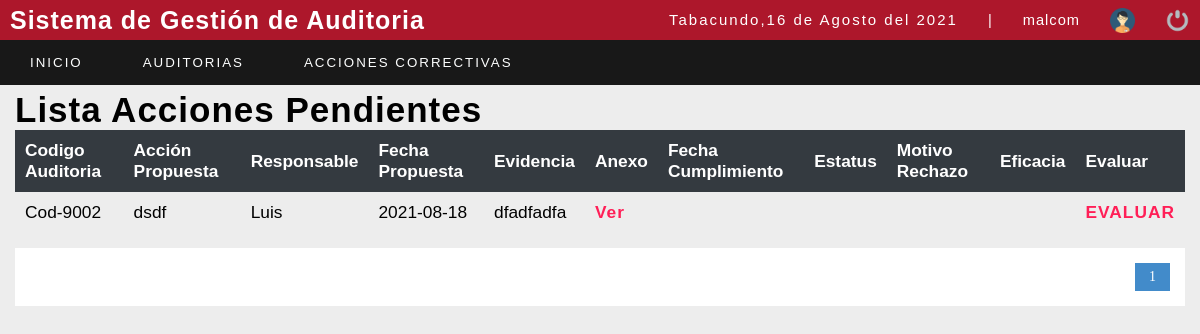
The page /sistema/lista_accionespendientes.php (signed in) on the database as committed earlier.
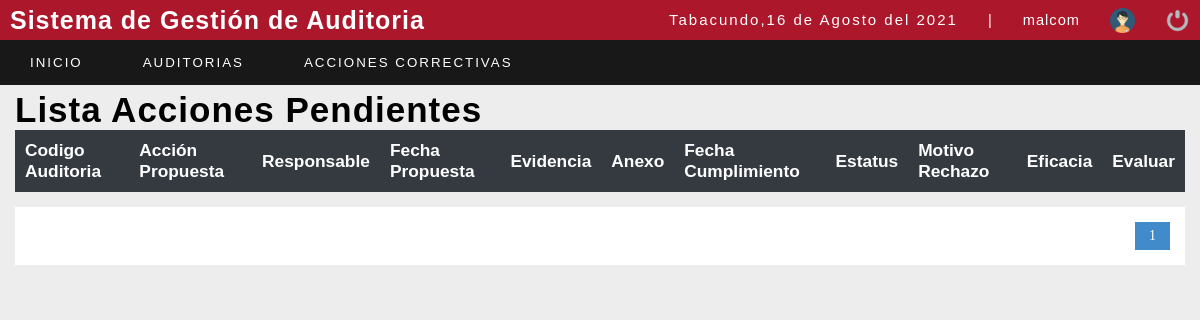
The same page on the database as committed later.
### tables this page shows
CREATE TABLE `detalleauditoria` (
  `iddetalleauditoria` int(11) NOT NULL,
  `codigoauditoria` varchar(80) NOT NULL,
  `idperiodo` int(11) NOT NULL,
  `fechaejecucion` date NOT NULL,
  `idgrupo` int(11) NOT NULL,
  `fechacreacion` date NOT NULL DEFAULT current_timestamp(),
  `estado` int(11) NOT NULL DEFAULT 1
);

CREATE TABLE `accionespropuestas` (
  `idaccionpropuesta` int(11) NOT NULL,
  `idplanaccion` int(11) NOT NULL,
  `accionpropuesta` varchar(100) NOT NULL,
  `responsable` varchar(100) NOT NULL,
  `fechapropuesta` date NOT NULL,
  `evidencia` varchar(150) NOT NULL,
  `fechacumplimiento` date DEFAULT NULL,
  `status` varchar(20) DEFAULT NULL,
  `motivonoaceptacion` varchar(150) DEFAULT NULL,
  `eficacia` varchar(100) DEFAULT NULL,
  `estadover` int(11) DEFAULT 1
);

### sistema/lista_accionespendientes.php (the view, shortened to what this page needs)
<?php
include "../conexion.php";
$usu = $_SESSION['id_user'];
?>
<!DOCTYPE html>
<html lang="en">
<head>
	<?php include "includes/scripts.php"; ?>
</head>
<body>
	<?php include "includes/header.php"; ?>
	<section id="container">
		<h1>Lista Acciones Pendientes </h1>
		<table>
			<tr>
		    	<th>Codigo Auditoria</th>
				<th>Acción Propuesta</th>
				<th>Responsable</th>
				<th>Fecha Propuesta</th>
				<th>Evidencia</th>
				<th>Anexo</th>
				<th>Fecha Cumplimiento</th>
				<th>Estatus</th>
				<th>Motivo Rechazo</th>
				<th>Eficacia</th>
				<th>Evaluar</th>
			</tr>
			<?php
			$sql_registe = mysqli_query($conection, "SELECT COUNT(*) as total_registro FROM accionespropuestas");
			$result_register = mysqli_fetch_array($sql_registe);
			$total_registro = $result_register['total_registro'];
			$por_pagina = 10;
			if (empty($_GET['pagina'])) {
				$pagina = 1;
			} else {
				$pagina = $_GET['pagina'];
			}
			$desde = ($pagina - 1) * $por_pagina;
			$total_paginas = ceil($total_registro / $por_pagina);
			$query = mysqli_query($conection, "SELECT codigoauditoria,accionpropuesta,responsable,fechapropuesta,evidencia,fechacumplimiento,status,motivonoaceptacion,eficacia,idaccionpropuesta from norma n, grupoauditor ga, detallegrupo dg, detalleauditoria da, detalleclausula dc , plandeaccion pa , accionespropuestas ap WHERE n.idnorma=ga.idnorma and ga.idgrupo=dg.idgrupo AND dg.idgrupo=da.idgrupo AND dc.iddetalleauditoria=da.iddetalleauditoria AND   dc.iddetalleclausula=pa.iddetalleclausula AND pa.idplandeaccion=ap.idplanaccion AND dg.id_user=$usu AND estadover=1  ORDER BY idaccionpropuesta ASC LIMIT $desde,$por_pagina");
			$result = mysqli_num_rows($query);
			if ($result > 0) {
				while ($data = mysqli_fetch_array($query)) {
			?>
					<tr>
					    <td><?php echo $data[0];  ?></td>
						<td><?php echo $data[1];  ?></td>
						<td><?php echo $data[2];  ?></td>
						<td><?php echo $data[3];  ?></td>
						<td><?php echo $data[4];  ?></td>
						<td><a style="color: #FF1F57; font-weight: bold" href="lista_anexopropuesto.php?id=<?php echo $data[0]; ?>">Ver</a></td>
						<td><?php echo $data[5];  ?></td>
						<td><?php echo $data[6];  ?></td>
						<td><?php echo $data[7];  ?></td>
						<td><?php echo $data[8];  ?></td>
						<?php
							if (!isset($data[6])) {
							?>
								<td>
									<a style="color: #FF1F57; font-weight: bold" href="calificar_accionespendientes.php?id=<?php echo $data[9]; ?>">EVALUAR</a>
								</td>
							<?php
							} else {
							?>
								<td>
									<a style="color: #00CC63; font-weight: bold" href="calificar_accionespendientes.php?id=<?php echo $data[9]; ?> ">EVALUADO</a>
								</td>
							<?php
							}
							?>
					</tr>
			<?php
				}
			}
			?>
		</table>
		<div class="paginador">
			<ul>
				<?php
				for ($i = 1; $i <= $total_paginas; $i++) {
					if ($i == $pagina) {
						echo '<li class="pageSelected">' . $i . '</li>';
					} else {
						echo '<li><a href="?pagina=' . $i . '">' . $i . '</a></li>';
					}
				}
				?>
			</ul>
		</div>
	</section>
</body>
</html>

Rows that differ between the two databases and show on the page:
removed detalleauditoria: codigoauditoria "Cod-9002", accionespropuestas.accionpropuesta "dsdf", accionespropuestas.responsable "Luis", accionespropuestas.fechapropuesta "2021-08-18", accionespropuestas.evidencia "dfadfadfa"
